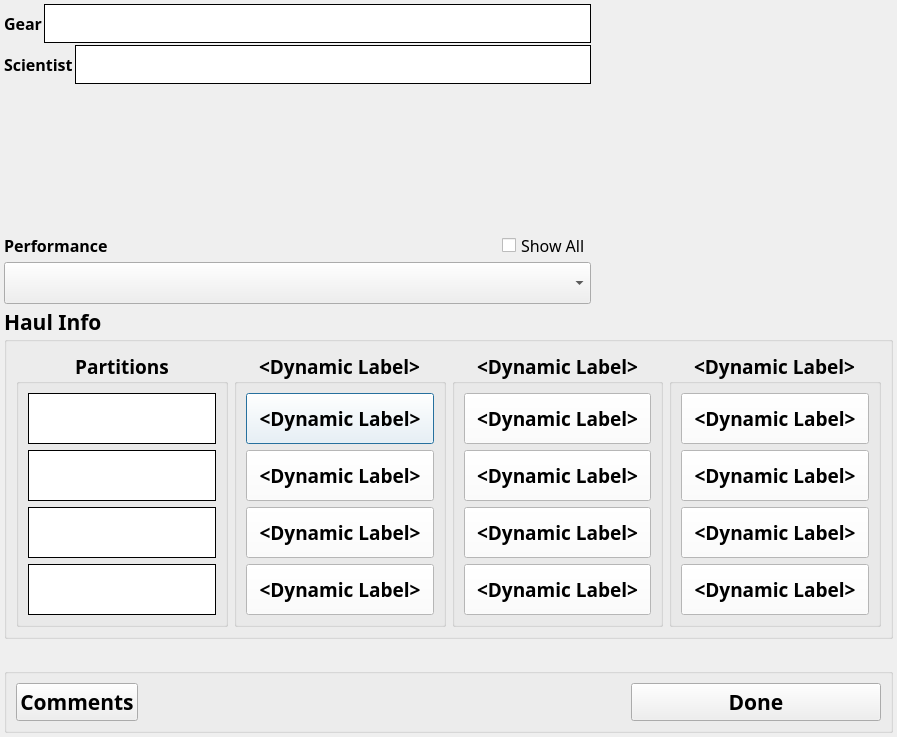
<?xml version="1.0" encoding="UTF-8"?>
<ui version="4.0">
 <class>clamsHaul</class>
 <widget class="QDialog" name="clamsHaul">
  <property name="enabled">
   <bool>true</bool>
  </property>
  <property name="geometry">
   <rect>
    <x>0</x>
    <y>0</y>
    <width>897</width>
    <height>737</height>
   </rect>
  </property>
  <property name="sizePolicy">
   <sizepolicy hsizetype="Fixed" vsizetype="Fixed">
    <horstretch>0</horstretch>
    <verstretch>0</verstretch>
   </sizepolicy>
  </property>
  <property name="font">
   <font>
    <pointsize>18</pointsize>
   </font>
  </property>
  <property name="windowTitle">
   <string>CLAMS Haul</string>
  </property>
  <layout class="QVBoxLayout" name="verticalLayout_10">
   <property name="spacing">
    <number>2</number>
   </property>
   <property name="leftMargin">
    <number>4</number>
   </property>
   <property name="topMargin">
    <number>4</number>
   </property>
   <property name="rightMargin">
    <number>4</number>
   </property>
   <property name="bottomMargin">
    <number>4</number>
   </property>
   <item>
    <layout class="QHBoxLayout" name="horizontalLayout_6">
     <item>
      <layout class="QVBoxLayout" name="verticalLayout_5">
       <item>
        <layout class="QHBoxLayout" name="horizontalLayout_2">
         <item>
          <widget class="QLabel" name="label_2">
           <property name="sizePolicy">
            <sizepolicy hsizetype="Maximum" vsizetype="Preferred">
             <horstretch>0</horstretch>
             <verstretch>0</verstretch>
            </sizepolicy>
           </property>
           <property name="font">
            <font>
             <family>Arial Black</family>
             <pointsize>12</pointsize>
             <weight>75</weight>
             <bold>true</bold>
            </font>
           </property>
           <property name="text">
            <string>Gear</string>
           </property>
          </widget>
         </item>
         <item>
          <widget class="QLabel" name="gearLabel">
           <property name="sizePolicy">
            <sizepolicy hsizetype="Preferred" vsizetype="Maximum">
             <horstretch>0</horstretch>
             <verstretch>0</verstretch>
            </sizepolicy>
           </property>
           <property name="font">
            <font>
             <family>Arial Black</family>
             <pointsize>20</pointsize>
             <weight>75</weight>
             <bold>true</bold>
            </font>
           </property>
           <property name="styleSheet">
            <string notr="true">QWidget {
    background-color: white;
}</string>
           </property>
           <property name="frameShape">
            <enum>QFrame::Box</enum>
           </property>
           <property name="text">
            <string/>
           </property>
          </widget>
         </item>
        </layout>
       </item>
       <item>
        <layout class="QHBoxLayout" name="horizontalLayout_5">
         <item>
          <widget class="QLabel" name="label_14">
           <property name="sizePolicy">
            <sizepolicy hsizetype="Maximum" vsizetype="Preferred">
             <horstretch>0</horstretch>
             <verstretch>0</verstretch>
            </sizepolicy>
           </property>
           <property name="font">
            <font>
             <family>Arial Black</family>
             <pointsize>12</pointsize>
             <weight>75</weight>
             <bold>true</bold>
            </font>
           </property>
           <property name="text">
            <string>Scientist</string>
           </property>
          </widget>
         </item>
         <item>
          <widget class="QLabel" name="sciLabel">
           <property name="sizePolicy">
            <sizepolicy hsizetype="Preferred" vsizetype="Maximum">
             <horstretch>0</horstretch>
             <verstretch>0</verstretch>
            </sizepolicy>
           </property>
           <property name="font">
            <font>
             <family>Arial Black</family>
             <pointsize>20</pointsize>
             <weight>75</weight>
             <bold>true</bold>
            </font>
           </property>
           <property name="autoFillBackground">
            <bool>false</bool>
           </property>
           <property name="styleSheet">
            <string notr="true">QWidget {
    background-color: white;
}</string>
           </property>
           <property name="frameShape">
            <enum>QFrame::Panel</enum>
           </property>
           <property name="frameShadow">
            <enum>QFrame::Plain</enum>
           </property>
           <property name="lineWidth">
            <number>1</number>
           </property>
           <property name="text">
            <string/>
           </property>
          </widget>
         </item>
        </layout>
       </item>
       <item>
        <spacer name="verticalSpacer">
         <property name="orientation">
          <enum>Qt::Vertical</enum>
         </property>
         <property name="sizeHint" stdset="0">
          <size>
           <width>20</width>
           <height>40</height>
          </size>
         </property>
        </spacer>
       </item>
       <item>
        <layout class="QHBoxLayout" name="horizontalLayout_4">
         <item>
          <widget class="QLabel" name="label_6">
           <property name="font">
            <font>
             <family>Arial Black</family>
             <pointsize>12</pointsize>
             <weight>75</weight>
             <bold>true</bold>
            </font>
           </property>
           <property name="text">
            <string>Performance</string>
           </property>
          </widget>
         </item>
         <item>
          <spacer name="horizontalSpacer_2">
           <property name="orientation">
            <enum>Qt::Horizontal</enum>
           </property>
           <property name="sizeHint" stdset="0">
            <size>
             <width>40</width>
             <height>20</height>
            </size>
           </property>
          </spacer>
         </item>
         <item>
          <widget class="QCheckBox" name="perfCheckBox">
           <property name="font">
            <font>
             <family>Arial Black</family>
             <pointsize>12</pointsize>
            </font>
           </property>
           <property name="text">
            <string>Show All</string>
           </property>
          </widget>
         </item>
        </layout>
       </item>
       <item>
        <widget class="QComboBox" name="perfBox">
         <property name="enabled">
          <bool>true</bool>
         </property>
         <property name="sizePolicy">
          <sizepolicy hsizetype="Preferred" vsizetype="Fixed">
           <horstretch>50</horstretch>
           <verstretch>0</verstretch>
          </sizepolicy>
         </property>
         <property name="font">
          <font>
           <family>Arial Black</family>
           <pointsize>18</pointsize>
          </font>
         </property>
        </widget>
       </item>
      </layout>
     </item>
     <item>
      <widget class="QLabel" name="picLabel">
       <property name="sizePolicy">
        <sizepolicy hsizetype="Preferred" vsizetype="Preferred">
         <horstretch>0</horstretch>
         <verstretch>0</verstretch>
        </sizepolicy>
       </property>
       <property name="minimumSize">
        <size>
         <width>300</width>
         <height>300</height>
        </size>
       </property>
       <property name="font">
        <font>
         <family>Arial Black</family>
         <pointsize>12</pointsize>
         <weight>75</weight>
         <bold>true</bold>
        </font>
       </property>
       <property name="frameShape">
        <enum>QFrame::NoFrame</enum>
       </property>
       <property name="frameShadow">
        <enum>QFrame::Plain</enum>
       </property>
       <property name="text">
        <string>&lt;Gear Image Here&gt;</string>
       </property>
       <property name="alignment">
        <set>Qt::AlignCenter</set>
       </property>
      </widget>
     </item>
    </layout>
   </item>
   <item>
    <widget class="QGroupBox" name="groupBox_3">
     <property name="sizePolicy">
      <sizepolicy hsizetype="Preferred" vsizetype="Preferred">
       <horstretch>0</horstretch>
       <verstretch>0</verstretch>
      </sizepolicy>
     </property>
     <property name="font">
      <font>
       <family>Arial Black</family>
       <pointsize>16</pointsize>
       <weight>75</weight>
       <bold>true</bold>
      </font>
     </property>
     <property name="title">
      <string>Haul Info</string>
     </property>
     <layout class="QVBoxLayout" name="verticalLayout_9">
      <item>
       <layout class="QHBoxLayout" name="horizontalLayout_3">
        <item>
         <widget class="QGroupBox" name="groupBox">
          <property name="sizePolicy">
           <sizepolicy hsizetype="Preferred" vsizetype="Preferred">
            <horstretch>20</horstretch>
            <verstretch>0</verstretch>
           </sizepolicy>
          </property>
          <property name="font">
           <font>
            <family>Arial Black</family>
            <pointsize>14</pointsize>
            <weight>75</weight>
            <bold>true</bold>
           </font>
          </property>
          <property name="title">
           <string>Partitions</string>
          </property>
          <property name="alignment">
           <set>Qt::AlignCenter</set>
          </property>
          <layout class="QVBoxLayout" name="verticalLayout_8">
           <item>
            <widget class="QLabel" name="partitionLabel1">
             <property name="sizePolicy">
              <sizepolicy hsizetype="Preferred" vsizetype="Maximum">
               <horstretch>0</horstretch>
               <verstretch>0</verstretch>
              </sizepolicy>
             </property>
             <property name="minimumSize">
              <size>
               <width>0</width>
               <height>51</height>
              </size>
             </property>
             <property name="styleSheet">
              <string notr="true">QWidget {
    background-color: white;
}</string>
             </property>
             <property name="frameShape">
              <enum>QFrame::Box</enum>
             </property>
             <property name="text">
              <string>&lt;Dynamic Label&gt;</string>
             </property>
            </widget>
           </item>
           <item>
            <widget class="QLabel" name="partitionLabel2">
             <property name="sizePolicy">
              <sizepolicy hsizetype="Preferred" vsizetype="Maximum">
               <horstretch>0</horstretch>
               <verstretch>0</verstretch>
              </sizepolicy>
             </property>
             <property name="minimumSize">
              <size>
               <width>0</width>
               <height>51</height>
              </size>
             </property>
             <property name="styleSheet">
              <string notr="true">QWidget {
    background-color: white;
}</string>
             </property>
             <property name="frameShape">
              <enum>QFrame::Box</enum>
             </property>
             <property name="text">
              <string>&lt;Dynamic Label&gt;</string>
             </property>
            </widget>
           </item>
           <item>
            <widget class="QLabel" name="partitionLabel3">
             <property name="sizePolicy">
              <sizepolicy hsizetype="Preferred" vsizetype="Maximum">
               <horstretch>0</horstretch>
               <verstretch>0</verstretch>
              </sizepolicy>
             </property>
             <property name="minimumSize">
              <size>
               <width>0</width>
               <height>51</height>
              </size>
             </property>
             <property name="styleSheet">
              <string notr="true">QWidget {
    background-color: white;
}</string>
             </property>
             <property name="frameShape">
              <enum>QFrame::Box</enum>
             </property>
             <property name="text">
              <string>&lt;Dynamic Label&gt;</string>
             </property>
            </widget>
           </item>
           <item>
            <widget class="QLabel" name="partitionLabel4">
             <property name="sizePolicy">
              <sizepolicy hsizetype="Preferred" vsizetype="Maximum">
               <horstretch>0</horstretch>
               <verstretch>0</verstretch>
              </sizepolicy>
             </property>
             <property name="minimumSize">
              <size>
               <width>0</width>
               <height>51</height>
              </size>
             </property>
             <property name="styleSheet">
              <string notr="true">QWidget {
    background-color: white;
}</string>
             </property>
             <property name="frameShape">
              <enum>QFrame::Box</enum>
             </property>
             <property name="text">
              <string>&lt;Dynamic Label&gt;</string>
             </property>
            </widget>
           </item>
          </layout>
         </widget>
        </item>
        <item>
         <widget class="QGroupBox" name="groupBox1">
          <property name="sizePolicy">
           <sizepolicy hsizetype="Preferred" vsizetype="Preferred">
            <horstretch>20</horstretch>
            <verstretch>0</verstretch>
           </sizepolicy>
          </property>
          <property name="font">
           <font>
            <family>Arial Black</family>
            <pointsize>14</pointsize>
            <weight>75</weight>
            <bold>true</bold>
           </font>
          </property>
          <property name="title">
           <string>&lt;Dynamic Label&gt;</string>
          </property>
          <property name="alignment">
           <set>Qt::AlignCenter</set>
          </property>
          <layout class="QVBoxLayout" name="verticalLayout_3">
           <item>
            <layout class="QVBoxLayout" name="verticalLayout">
             <item>
              <widget class="QPushButton" name="haulInfoBtn1_1">
               <property name="minimumSize">
                <size>
                 <width>0</width>
                 <height>51</height>
                </size>
               </property>
               <property name="font">
                <font>
                 <family>Arial Black</family>
                 <pointsize>14</pointsize>
                 <weight>75</weight>
                 <bold>true</bold>
                </font>
               </property>
               <property name="styleSheet">
                <string notr="true">QWidget {
    background-color: white;
}</string>
               </property>
               <property name="text">
                <string>&lt;Dynamic Label&gt;</string>
               </property>
              </widget>
             </item>
             <item>
              <widget class="QPushButton" name="haulInfoBtn1_2">
               <property name="minimumSize">
                <size>
                 <width>0</width>
                 <height>51</height>
                </size>
               </property>
               <property name="font">
                <font>
                 <family>Arial Black</family>
                 <pointsize>14</pointsize>
                 <weight>75</weight>
                 <bold>true</bold>
                </font>
               </property>
               <property name="styleSheet">
                <string notr="true">QWidget {
    background-color: white;
}</string>
               </property>
               <property name="text">
                <string>&lt;Dynamic Label&gt;</string>
               </property>
              </widget>
             </item>
             <item>
              <widget class="QPushButton" name="haulInfoBtn1_3">
               <property name="minimumSize">
                <size>
                 <width>0</width>
                 <height>51</height>
                </size>
               </property>
               <property name="font">
                <font>
                 <family>Arial Black</family>
                 <pointsize>14</pointsize>
                 <weight>75</weight>
                 <bold>true</bold>
                </font>
               </property>
               <property name="styleSheet">
                <string notr="true">QWidget {
    background-color: white;
}</string>
               </property>
               <property name="text">
                <string>&lt;Dynamic Label&gt;</string>
               </property>
              </widget>
             </item>
             <item>
              <widget class="QPushButton" name="haulInfoBtn1_4">
               <property name="minimumSize">
                <size>
                 <width>0</width>
                 <height>51</height>
                </size>
               </property>
               <property name="font">
                <font>
                 <family>Arial Black</family>
                 <pointsize>14</pointsize>
                 <weight>75</weight>
                 <bold>true</bold>
                </font>
               </property>
               <property name="styleSheet">
                <string notr="true">QWidget {
    background-color: white;
}</string>
               </property>
               <property name="text">
                <string>&lt;Dynamic Label&gt;</string>
               </property>
              </widget>
             </item>
            </layout>
           </item>
          </layout>
         </widget>
        </item>
        <item>
         <widget class="QGroupBox" name="groupBox2">
          <property name="sizePolicy">
           <sizepolicy hsizetype="Preferred" vsizetype="Preferred">
            <horstretch>20</horstretch>
            <verstretch>0</verstretch>
           </sizepolicy>
          </property>
          <property name="font">
           <font>
            <family>Arial Black</family>
            <pointsize>14</pointsize>
            <weight>75</weight>
            <bold>true</bold>
           </font>
          </property>
          <property name="title">
           <string>&lt;Dynamic Label&gt;</string>
          </property>
          <property name="alignment">
           <set>Qt::AlignCenter</set>
          </property>
          <layout class="QVBoxLayout" name="verticalLayout_6">
           <item>
            <layout class="QVBoxLayout" name="verticalLayout_2">
             <item>
              <widget class="QPushButton" name="haulInfoBtn2_1">
               <property name="minimumSize">
                <size>
                 <width>0</width>
                 <height>51</height>
                </size>
               </property>
               <property name="font">
                <font>
                 <family>Arial Black</family>
                 <pointsize>14</pointsize>
                 <weight>75</weight>
                 <bold>true</bold>
                </font>
               </property>
               <property name="styleSheet">
                <string notr="true">QWidget {
    background-color: white;
}</string>
               </property>
               <property name="text">
                <string>&lt;Dynamic Label&gt;</string>
               </property>
              </widget>
             </item>
             <item>
              <widget class="QPushButton" name="haulInfoBtn2_2">
               <property name="minimumSize">
                <size>
                 <width>0</width>
                 <height>51</height>
                </size>
               </property>
               <property name="font">
                <font>
                 <family>Arial Black</family>
                 <pointsize>14</pointsize>
                 <weight>75</weight>
                 <bold>true</bold>
                </font>
               </property>
               <property name="styleSheet">
                <string notr="true">QWidget {
    background-color: white;
}</string>
               </property>
               <property name="text">
                <string>&lt;Dynamic Label&gt;</string>
               </property>
              </widget>
             </item>
             <item>
              <widget class="QPushButton" name="haulInfoBtn2_3">
               <property name="minimumSize">
                <size>
                 <width>0</width>
                 <height>51</height>
                </size>
               </property>
               <property name="font">
                <font>
                 <family>Arial Black</family>
                 <pointsize>14</pointsize>
                 <weight>75</weight>
                 <bold>true</bold>
                </font>
               </property>
               <property name="styleSheet">
                <string notr="true">QWidget {
    background-color: white;
}</string>
               </property>
               <property name="text">
                <string>&lt;Dynamic Label&gt;</string>
               </property>
              </widget>
             </item>
             <item>
              <widget class="QPushButton" name="haulInfoBtn2_4">
               <property name="minimumSize">
                <size>
                 <width>0</width>
                 <height>51</height>
                </size>
               </property>
               <property name="font">
                <font>
                 <family>Arial Black</family>
                 <pointsize>14</pointsize>
                 <weight>75</weight>
                 <bold>true</bold>
                </font>
               </property>
               <property name="styleSheet">
                <string notr="true">QWidget {
    background-color: white;
}</string>
               </property>
               <property name="text">
                <string>&lt;Dynamic Label&gt;</string>
               </property>
              </widget>
             </item>
            </layout>
           </item>
          </layout>
         </widget>
        </item>
        <item>
         <widget class="QGroupBox" name="groupBox3">
          <property name="sizePolicy">
           <sizepolicy hsizetype="Preferred" vsizetype="Preferred">
            <horstretch>20</horstretch>
            <verstretch>0</verstretch>
           </sizepolicy>
          </property>
          <property name="font">
           <font>
            <family>Arial Black</family>
            <pointsize>14</pointsize>
            <weight>75</weight>
            <bold>true</bold>
           </font>
          </property>
          <property name="title">
           <string>&lt;Dynamic Label&gt;</string>
          </property>
          <property name="alignment">
           <set>Qt::AlignCenter</set>
          </property>
          <layout class="QVBoxLayout" name="verticalLayout_7">
           <item>
            <layout class="QVBoxLayout" name="verticalLayout_4">
             <item>
              <widget class="QPushButton" name="haulInfoBtn3_1">
               <property name="minimumSize">
                <size>
                 <width>0</width>
                 <height>51</height>
                </size>
               </property>
               <property name="font">
                <font>
                 <family>Arial Black</family>
                 <pointsize>14</pointsize>
                 <weight>75</weight>
                 <bold>true</bold>
                </font>
               </property>
               <property name="styleSheet">
                <string notr="true">QWidget {
    background-color: white;
}</string>
               </property>
               <property name="text">
                <string>&lt;Dynamic Label&gt;</string>
               </property>
              </widget>
             </item>
             <item>
              <widget class="QPushButton" name="haulInfoBtn3_2">
               <property name="minimumSize">
                <size>
                 <width>0</width>
                 <height>51</height>
                </size>
               </property>
               <property name="font">
                <font>
                 <family>Arial Black</family>
                 <pointsize>14</pointsize>
                 <weight>75</weight>
                 <bold>true</bold>
                </font>
               </property>
               <property name="styleSheet">
                <string notr="true">QWidget {
    background-color: white;
}</string>
               </property>
               <property name="text">
                <string>&lt;Dynamic Label&gt;</string>
               </property>
              </widget>
             </item>
             <item>
              <widget class="QPushButton" name="haulInfoBtn3_3">
               <property name="minimumSize">
                <size>
                 <width>0</width>
                 <height>51</height>
                </size>
               </property>
               <property name="font">
                <font>
                 <family>Arial Black</family>
                 <pointsize>14</pointsize>
                 <weight>75</weight>
                 <bold>true</bold>
                </font>
               </property>
               <property name="styleSheet">
                <string notr="true">QWidget {
    background-color: white;
}</string>
               </property>
               <property name="text">
                <string>&lt;Dynamic Label&gt;</string>
               </property>
              </widget>
             </item>
             <item>
              <widget class="QPushButton" name="haulInfoBtn3_4">
               <property name="minimumSize">
                <size>
                 <width>0</width>
                 <height>51</height>
                </size>
               </property>
               <property name="font">
                <font>
                 <family>Arial Black</family>
                 <pointsize>14</pointsize>
                 <weight>75</weight>
                 <bold>true</bold>
                </font>
               </property>
               <property name="styleSheet">
                <string notr="true">QWidget {
    background-color: white;
}</string>
               </property>
               <property name="text">
                <string>&lt;Dynamic Label&gt;</string>
               </property>
              </widget>
             </item>
            </layout>
           </item>
          </layout>
         </widget>
        </item>
       </layout>
      </item>
     </layout>
    </widget>
   </item>
   <item>
    <spacer name="verticalSpacer_2">
     <property name="orientation">
      <enum>Qt::Vertical</enum>
     </property>
     <property name="sizeHint" stdset="0">
      <size>
       <width>20</width>
       <height>40</height>
      </size>
     </property>
    </spacer>
   </item>
   <item>
    <widget class="QGroupBox" name="groupBox_2">
     <property name="sizePolicy">
      <sizepolicy hsizetype="Preferred" vsizetype="Maximum">
       <horstretch>0</horstretch>
       <verstretch>0</verstretch>
      </sizepolicy>
     </property>
     <property name="title">
      <string/>
     </property>
     <layout class="QHBoxLayout" name="horizontalLayout">
      <item>
       <widget class="QPushButton" name="commentBtn">
        <property name="font">
         <font>
          <family>Arial Black</family>
          <pointsize>16</pointsize>
          <weight>75</weight>
          <bold>true</bold>
         </font>
        </property>
        <property name="text">
         <string>Comments</string>
        </property>
       </widget>
      </item>
      <item>
       <spacer name="horizontalSpacer">
        <property name="orientation">
         <enum>Qt::Horizontal</enum>
        </property>
        <property name="sizeType">
         <enum>QSizePolicy::Expanding</enum>
        </property>
        <property name="sizeHint" stdset="0">
         <size>
          <width>40</width>
          <height>20</height>
         </size>
        </property>
       </spacer>
      </item>
      <item>
       <widget class="QPushButton" name="doneBtn">
        <property name="minimumSize">
         <size>
          <width>250</width>
          <height>0</height>
         </size>
        </property>
        <property name="font">
         <font>
          <family>Arial Black</family>
          <pointsize>16</pointsize>
          <weight>75</weight>
          <bold>true</bold>
         </font>
        </property>
        <property name="text">
         <string>Done</string>
        </property>
       </widget>
      </item>
     </layout>
    </widget>
   </item>
  </layout>
 </widget>
 <resources/>
 <connections/>
</ui>
